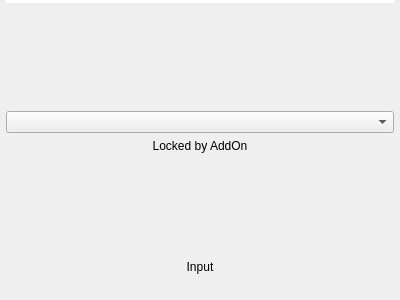
<?xml version="1.0" encoding="UTF-8"?>
<ui version="4.0">
 <class>QInputSelect</class>
 <widget class="QWidget" name="QInputSelect">
  <property name="geometry">
   <rect>
    <x>0</x>
    <y>0</y>
    <width>400</width>
    <height>300</height>
   </rect>
  </property>
  <property name="contextMenuPolicy">
   <enum>Qt::NoContextMenu</enum>
  </property>
  <property name="windowTitle">
   <string>Form</string>
  </property>
  <layout class="QVBoxLayout" name="verticalLayout">
   <property name="leftMargin">
    <number>6</number>
   </property>
   <property name="topMargin">
    <number>0</number>
   </property>
   <property name="rightMargin">
    <number>6</number>
   </property>
   <property name="bottomMargin">
    <number>6</number>
   </property>
   <item>
    <widget class="Line" name="line">
     <property name="styleSheet">
      <string notr="true">color: #ffffff;</string>
     </property>
     <property name="frameShadow">
      <enum>QFrame::Plain</enum>
     </property>
     <property name="lineWidth">
      <number>4</number>
     </property>
     <property name="orientation">
      <enum>Qt::Horizontal</enum>
     </property>
    </widget>
   </item>
   <item>
    <spacer name="verticalSpacer_2">
     <property name="orientation">
      <enum>Qt::Vertical</enum>
     </property>
     <property name="sizeHint" stdset="0">
      <size>
       <width>20</width>
       <height>40</height>
      </size>
     </property>
    </spacer>
   </item>
   <item>
    <widget class="QComboBox" name="comboBoxInput">
     <property name="contextMenuPolicy">
      <enum>Qt::NoContextMenu</enum>
     </property>
     <property name="currentText">
      <string notr="true"/>
     </property>
    </widget>
   </item>
   <item>
    <widget class="QLabel" name="labelLocked">
     <property name="text">
      <string>Locked by AddOn</string>
     </property>
     <property name="alignment">
      <set>Qt::AlignCenter</set>
     </property>
     <property name="wordWrap">
      <bool>true</bool>
     </property>
    </widget>
   </item>
   <item>
    <spacer name="verticalSpacer">
     <property name="orientation">
      <enum>Qt::Vertical</enum>
     </property>
     <property name="sizeHint" stdset="0">
      <size>
       <width>20</width>
       <height>40</height>
      </size>
     </property>
    </spacer>
   </item>
   <item>
    <widget class="QLabel" name="label">
     <property name="text">
      <string notr="true">Input</string>
     </property>
     <property name="alignment">
      <set>Qt::AlignCenter</set>
     </property>
    </widget>
   </item>
   <item>
    <spacer name="verticalSpacer_3">
     <property name="orientation">
      <enum>Qt::Vertical</enum>
     </property>
     <property name="sizeType">
      <enum>QSizePolicy::Fixed</enum>
     </property>
     <property name="sizeHint" stdset="0">
      <size>
       <width>20</width>
       <height>20</height>
      </size>
     </property>
    </spacer>
   </item>
  </layout>
 </widget>
 <resources/>
 <connections/>
</ui>
